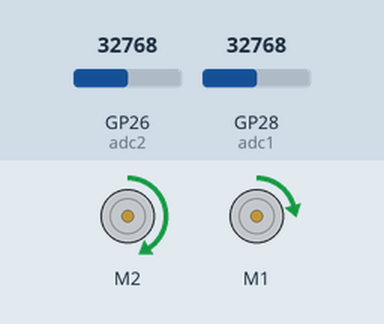
Recording of a program running on a simulated Raspberry Pi Pico running MicroPython. Parts: 2 × DC motor (green arrow = forward, orange = backward, longer = faster). The test bench sets the inputs (shaded band); at power-on: GP28 (adc1) = 32768, GP26 (adc2) = 32768 (analog values on the 0–65535 scale).

Above: at 1.2 s.
1.3 s: GP28 (adc1) set to 11776
2.8 s: GP28 (adc1) set to 10080
At 4.0 s:
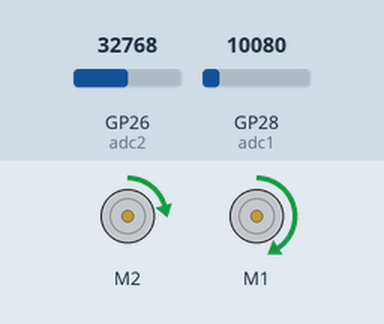
4.3 s: GP26 (adc2) set to 11936
5.8 s: GP26 (adc2) set to 10288
At 6.4 s:
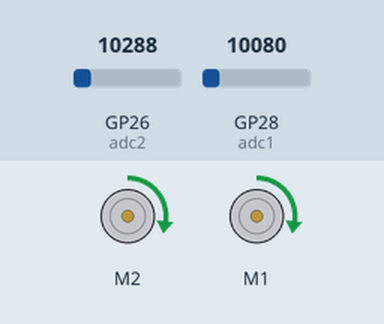
7.3 s: GP26 (adc2) set to 19660
At 8.5 s:
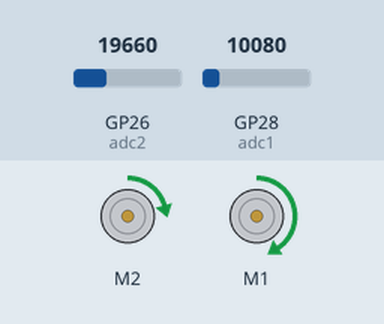
8.8 s: GP26 (adc2) set to 7864
At 9.9 s:
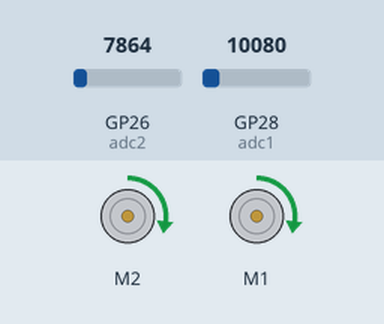
Timing chart, 0 to 11.3 s (numbered marks = the images above; inputs shaded):
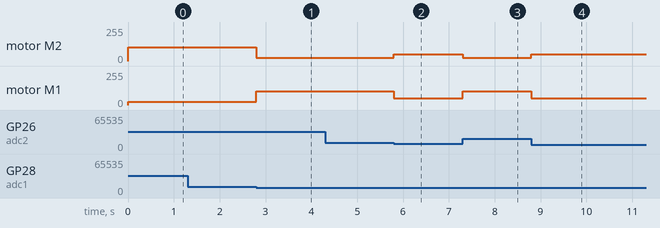

The program:

Line_follower.py
```python
import machine
import PicoRobotics
motorControl=PicoRobotics.KitronikPicoRobotics()
adc1=machine.ADC(28)
adc2=machine.ADC(26)
threshold=11
vL=5
vR=5
while True:
    sensR=adc1.read_u16()/1000
    sensL=adc2.read_u16()/1000
    if sensR>=threshold:
        vL=40
        vR=10
    elif sensL>=threshold:
        vL=10
        vR=40
    elif sensL<threshold and sensR<threshold:
        vL=20
        vR=20
    elif sensL>=threshold and sensR>=threshold:
        vL=20
        vR=20
    motorControl.motorOn(2,"f",vL)
    motorControl.motorOn(1,"f",vR)
    
```

Measured:
- the behaviour switches between 11008 and 10992 on GP28 (adc1) (found by bisection; images 0 and 1)
- the behaviour switches between 11008 and 10992 on GP26 (adc2) (found by bisection; images 1 and 2)
- after the input at 1.3 s, every drawn part: stays the same
- after the input at 2.8 s, motor M2: forward 102/255 → forward 26/255 at once; motor M1: forward 26/255 → forward 102/255 at once
- after the input at 4.3 s, every drawn part: stays the same
- after the input at 5.8 s, motor M2: forward 26/255 → forward 51/255 at once; motor M1: forward 102/255 → forward 51/255 at once
- after the input at 7.3 s, motor M2: forward 51/255 → forward 26/255 at once; motor M1: forward 51/255 → forward 102/255 at once
- after the input at 8.8 s, motor M2: forward 26/255 → forward 51/255 at once; motor M1: forward 102/255 → forward 51/255 at once
